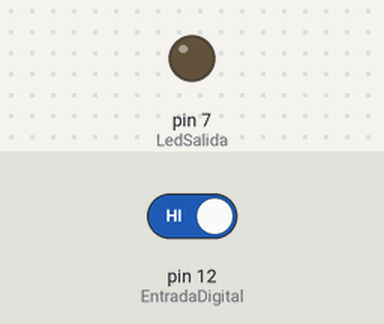
This sketch was run on a simulated Arduino Uno, built with avr-gcc and run on an emulated ATmega328P. Shown: output pins drawn as LEDs (lit = HIGH). The test bench sets the inputs (shaded band); at power-on: pin 12 (EntradaDigital) HIGH.

Above: at 1.2 s.
1.3 s: pin 12 (EntradaDigital) driven LOW
At 2.2 s:
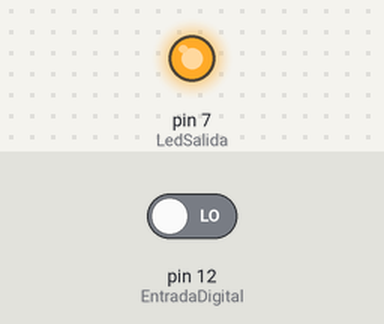
2.8 s: pin 12 (EntradaDigital) driven HIGH
At 3.4 s:
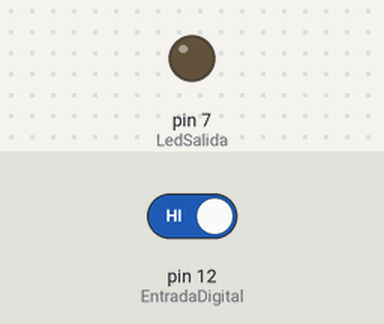
Timing chart, 0 to 5.8 s (numbered marks = the images above; inputs shaded):
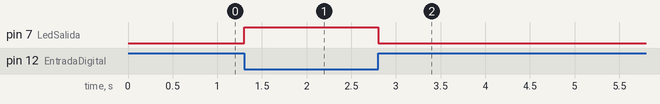

Measured:
- after the input at 1.3 s, pin 7 (LedSalida): LOW → HIGH at once
- after the input at 2.8 s, pin 7 (LedSalida): HIGH → LOW at once

The sketch:

Boton.ino
```cpp
int EntradaDigital= 12;
int LedSalida= 7;
void setup() {

pinMode(LedSalida,OUTPUT);
pinMode(EntradaDigital,INPUT);

}

void loop() {

if(digitalRead(EntradaDigital)==0)
 digitalWrite(LedSalida, HIGH);
 else
 digitalWrite(LedSalida, LOW);


}
```
